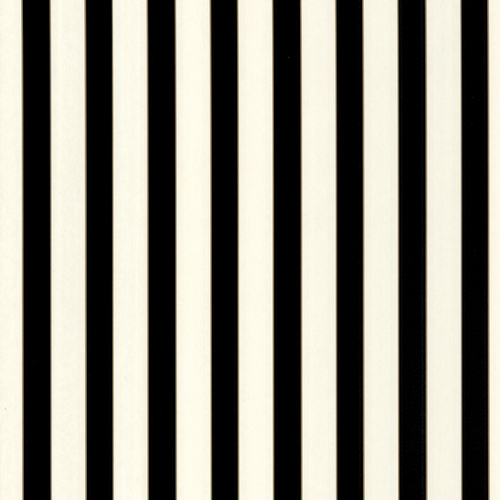
#> input picture Full_Images/Custom/banded_0009.jpg, 500 x 500 px, found by its file name; its folder holds 5 pictures in this run
$ jupyter execute --allow-errors Independent_Study.ipynb   (shell and % lines are left out)
#> lines starting #> are read from the running program, lines starting #| are printed output that depends on the picture; long printed decimals are rounded
<a href="https://colab.research.google.com/github/Babcock-R17/Image-Processing/blob/main/Independent_Study.ipynb" target="_parent"></a>

# TASKS

1. ToDo's
  * Watermark detection based on nonlinear optimization
  * Exploration of Blur kernal and watermark recovery for steganography and cryptography keys.
  * Increase accuracy on watermark removal and noise and blur
  * Add titles to images and create a streamlined reporting tool for EDA
2. Bugs...
  * if watermark is larger than image a value error may occur
    * to fix this I should just catch the error and set a new watermark image such that it is contained in the target image.
    * use try: except

# pip installs

[cell 1]
# Install pillow in order to import PIL

# Class Reference

Photo Class as Super

```python
class Photo():
  def __init__(self, fp, fname, image):
    self.__fp = fp
    self.__fname = fname
    self.__image = image.astype(np.float32)
    self.__shape = np.asarray(image).shape
    self.__title = fname
```
Image_Processing class as Child.
```python
class Image_Processing(Photo):
  def __init__(self, fp , fname, img):
    super().__init__(fp, fname, img)
    self.__blur = None
    self.__noise = None
    self.__kernel_size = (0, 0)
    self.__sigma_blur = None
    self.__sigma_noise = None
    self.__mean_noise = None
```

# Run Code for Classes

[cell 2]
# Coded by: Jasen Babcock Python 3.7 in Google Colab 03_04_2022
# Imports
from os import listdir
import os
from skimage import io, transform
import PIL
import matplotlib.pyplot as plt
import numpy as np
from typing import overload
import skimage as sk
from multiprocessing import SimpleQueue
from cv2 import cv2
import matplotlib.pyplot as plt


# Class objects
# Parent Class
class Photo():
  def __init__(self, fp, fname, image):
    self.__fp = fp
    self.__fname = fname
    self.__image = image.astype(np.float32)
    self.__shape = np.asarray(image).shape
    self.__title1 = fname


  @property
  def fp(self):
    return self.__fp
  @property
  def fname(self):
    return self.__fname
  @property
  def image(self):
    return self.__image
  @property
  def shape(self):
    return self.__shape
  @property
  def width(self):
    return self.__shape[0]
  @property
  def height(self):
    return self.__shape[1]
  # [7 lines left out: function channel, not called in this run]
  @property
  def title(self):
    return self.__title

  @fp.setter
  def fp(self, fp):
    self.__fp = fp
  @fname.setter
  def fname(self, fname):
    self.__fname = fname
  @image.setter
  def image(self, image):
    self.__image = image
  @shape.setter
  def shape(self, shape):
    self.__shape = shape
  @title.setter
  def title(self, title):
    self.__title = title


  # Class Methods
  # [4 lines left out: function describe, not called in this run]

  def add_to_book(self, book):
    book[self.__fname] = self

  def is_in_book(self, book):
    return self.__image in book.value

  # [6 lines left out: function show, not called in this run]

  @staticmethod
  def load(fp, fname):
#> called with fname = 'banded_0009.jpg'
    img = io.imread(os.path.join(fp, fname))
#> img is the input picture: shape (500, 500, 3); mean R, G, B 140.8, 138.2, 128
    return img
  @staticmethod
  def save(fp, fname, image_array):
    io.imsave(os.path.join(fp, fname), image_array)
  @staticmethod
  def show_array(image_array, title=""):
    %matplotlib inline
    io.title=title
    io.imshow(image_array.astype(np.uint8))
    plt.xlabel(io.title)
    io.show()
  # [13 lines left out: function show_multiple, not called in this run]


# Child class
class Image_Processing(Photo):
  def __init__(self, fp , fname, img):
    super().__init__(fp, fname, img)
    self.__blur = None
    self.__noise = None
    self.__kernel_size = (0, 0)
    self.__sigma_blur = None
    self.__sigma_noise = None
    self.__mean_noise = None

  @property
  def blur(self):
    return self.__blur
  @property
  def noise(self):
    return self.__noise
  @property
  def kernel_size(self):
    return self.__kernel_size
  @property
  def sigma_blur(self):
    return self.__sigma_blur
  @property
  def mean_noise(self):
    return self.__mean_noise
  @property
  def sigma_noise(self):
    return self.__sigma_noise

  @kernel_size.setter
  def kernel_size(self, ksize):
    self.__kernel_size = ksize
  @sigma_blur.setter
  def sigma_blur(self, sigma_blur):
    self.__sigma_blur = sigma_blur
  @mean_noise.setter
  def mean_noise(self, mean_blur):
    self.__mean_blur = mean_blur
  @sigma_noise.setter
  def sigma_noise(self):
    self.__sigma_noise = sigma_noise


  # Class Methods
  def blur_img(self, ksize, sigma_blur):
    self.kernel_size = ksize
    self.sigma_blur = sigma_blur
    blur = cv2.GaussianBlur(self.image, self.kernel_size, sigmaX=self.sigma_blur,
                       sigmaY=self.sigma_blur, borderType=cv2.BORDER_CONSTANT)
    self.__blur = Photo(fp=self.fp, fname="blured_"+self.fname, image=blur)

  def noise_img(self, mean_noise, sigma_noise):
    self.__mean_noise = mean_noise
    self.__sigma_noise = sigma_noise
    __n = np.random.normal(self.mean_noise, self.sigma_noise, self.shape)
    self.__noise = Photo(fp=self.fp, fname="noised_"+self.fname, image=__n)

  # [27 lines left out: function alpha_blend_watermark, not called in this run]

# Driver for my Image processing tasks

[cell 3]
# Mount Google Colab to load in images.
from google.colab import drive
drive.mount('/gdrive')

# Get file paths
workspace_path = '/gdrive/MyDrive/Independent_Study/'
#> (the rest of this cell did not finish here and is left out)

## Defining my folder paths and image names

[cell 4]
# Set file paths
## Image file Path
img_path = os.path.join(workspace_path, "Full_Images/Custom")
image_names = listdir(img_path)

print("Images from {} loaded into book \nImages loaded are {}".format(img_path, image_names))

[cell 5]
## Watermark file path
water_path = os.path.join(workspace_path, "Watermarks/")
#> (the rest of this cell did not finish here and is left out)

## Forms to explore Images

[cell 6]
import matplotlib
#@title Select an Image {display-mode: "form", run: "auto"}
#@markdown ---
select_image = 'banded_0009.jpg' #@param ['knitted_0175.jpg', 'striped_0088.jpg', 'banded_0009.jpg', 'fibrous_0035.jpg', 'chequered_0121.jpg']
select_watermark = 'water_mark_bbb_watercolor_spray.png' #@param ['water_mark_bbb_watercolor_spray.png', 'water_mark_text.png', 'ewuSIAM_logo.png', 'water_mark_blue_brush.png']
#@markdown ---

# loads a photo from the file path and file name
## creating an Image_Processing Object
img = Photo.load(fp=img_path, fname=select_image)
img = Image_Processing(fp=img_path, fname=select_image, img=img)

## initialize each channel
sp = lambda image: [ image[:,:,ch] for ch in range(image.shape[2]) ]

blue, green, red = sp(img.image)
zeros = np.zeros(blue.shape, np.uint8)

blueBGR = np.stack([blue,zeros,zeros], axis=2).astype(np.uint8)
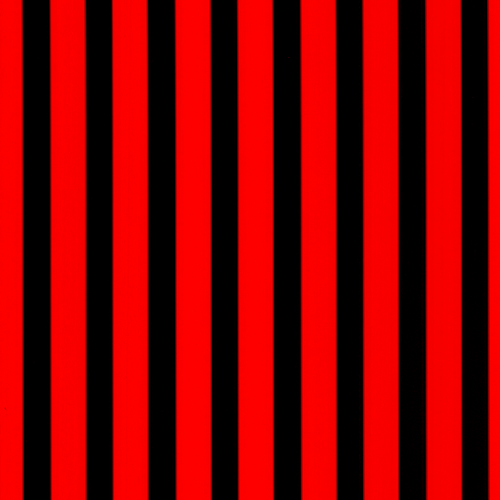
#> blueBGR: shape (500, 500, 3); mean of channels 0, 1, 2 140.8, 0, 0; drawn as R, G, B
greenBGR = np.stack([zeros,green,zeros], axis=2).astype(np.uint8)
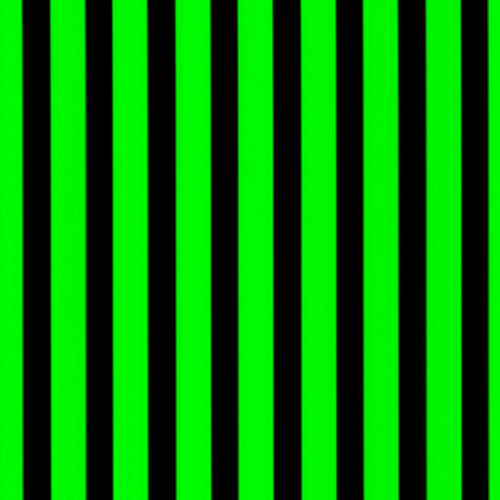
#> greenBGR: shape (500, 500, 3); mean of channels 0, 1, 2 0, 138.2, 0; drawn as R, G, B
redBGR = np.stack([zeros,zeros,red], axis=2).astype(np.uint8)
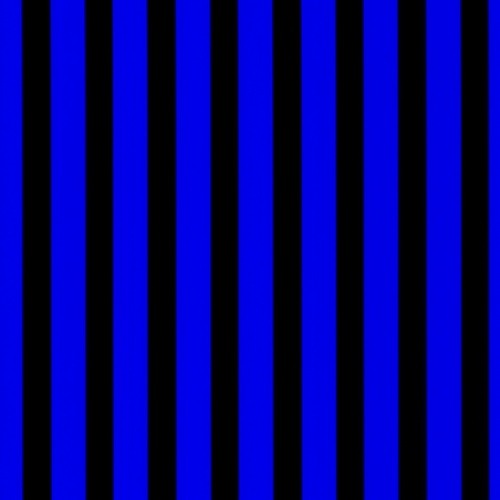
#> redBGR: shape (500, 500, 3); mean of channels 0, 1, 2 0, 0, 128; drawn as R, G, B


import matplotlib.pyplot as plt
# Define Data
fig = plt.figure()
plt.xlabel("Blue, Green, Red channels for the selected image")
plt.imshow( np.hstack((redBGR, greenBGR, blueBGR )))
plt.show()
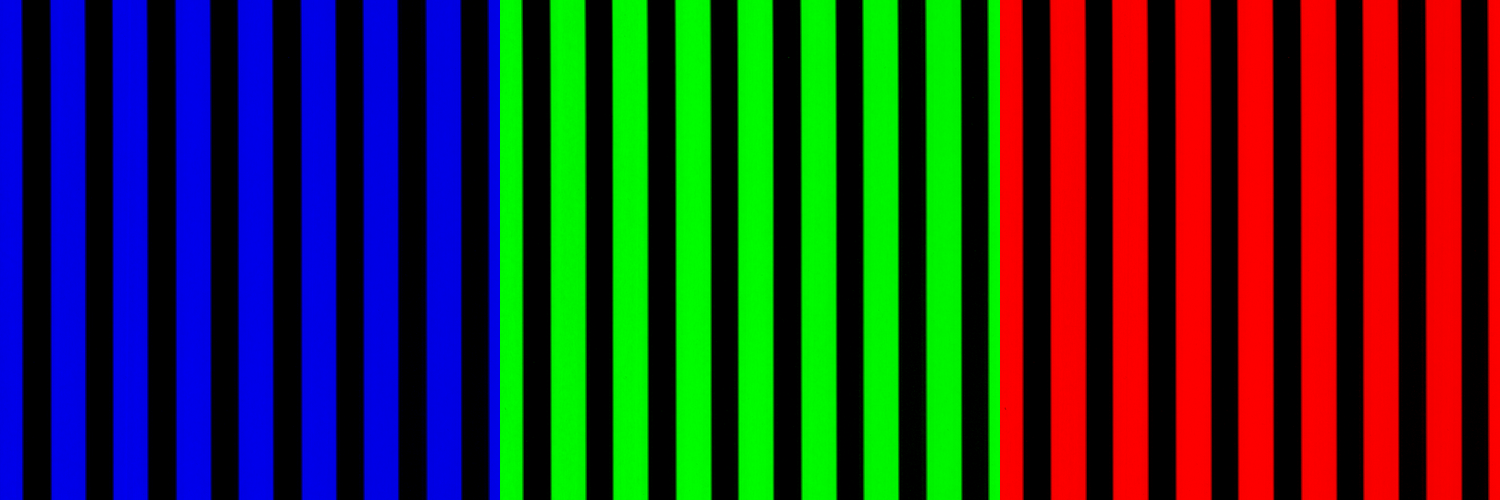
#> shown: shape (500, 1500, 3); mean R, G, B 46.9, 46.1, 42.7


# loads a photo from the file path and file name
## creating an Image_Processing Object
#> (the rest of this cell did not finish here and is left out)

watermark = Image_Processing(fp=water_path, fname=select_watermark, img=watermark)


## initialize each channel
sp = lambda xf: [ xf[:,:,ch] for ch in range(xf.shape[2]) ]

blue1, green1, red1, alpha = sp(watermark.image/255)
zeros = np.zeros(blue1.shape, np.uint8)

blueBGRA = np.stack([blue1,zeros,zeros,zeros], axis=2).astype(np.uint8)
greenBGRA = np.stack([zeros,green1,zeros,zeros], axis=2).astype(np.uint8)
redBGRA = np.stack([zeros,zeros,red1,zeros], axis=2).astype(np.uint8)
alphaBGRA = np.stack([zeros,zeros,zeros, alpha], axis=2).astype(np.uint8)

io.imshow( np.concatenate((255*blueBGRA, 255*greenBGRA, 255*redBGRA, 255*alphaBGRA ), axis=1, dtype=np.uint8 ))
io.title = "Blue, Green, Red channels for the selected image"
plt.xlabel(io.title)
io.show()

[cell 7]
#@title Select Parameters { display-mode: "form", run: "auto" }
#@markdown ---
#@markdown Set Processing parameters
Image_Blur_Deviation = 2  #@param {type: "slider", min: 0, max: 4, step: 1}
#> Image_Blur_Deviation = 2
kernel_size =  7#@param {type:"slider", min:1, max:11, step:2}
mean_noise = 0 #@param {type: "number"}
sigma_noise = 1.2 #@param {type:"slider", min:0, max:4, step:0.1}
#@markdown Boarder Color
red = 50 #@param {type:"slider", min:0, max:255, step:1}
green = 50 #@param {type:"slider", min:0, max:255, step:1}
blue = 50 #@param {type:"slider", min:0, max:255, step:1}
#@markdown Boarder Thickness
boarder_thickness = 38 #@param {type:"slider", min:0, max:100, step:1}
#@markdown ---

print("Set the following...\n Blur_deviation: {}\n Kernel Size: {}".format(Image_Blur_Deviation, (kernel_size, kernel_size) ))
#> (printed output is left out)

img.blur_img((kernel_size, kernel_size), Image_Blur_Deviation)

# Setting noise levels
img.noise_img(mean_noise, sigma_noise) # noise image is set.

# Setting Blurred image + Noise
img_model = img.blur.image + img.noise.image
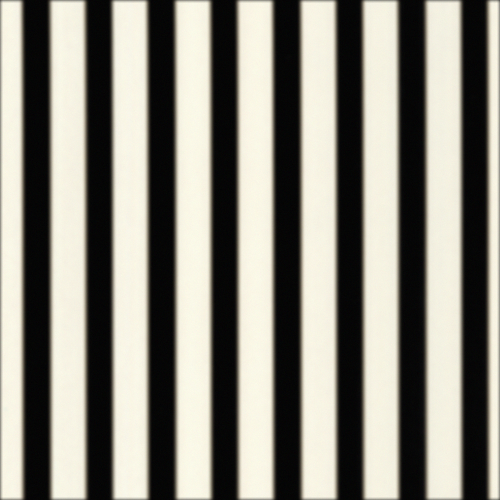
#> img_model: shape (500, 500, 3) float32; mean of channels 0, 1, 2 139.8, 137.2, 127.1; drawn with min black and max white


value = [red, green, blue]  # RGB color value

'''
top: It is the border width in number of pixels in top direction.
bottom: It is the border width in number of pixels in bottom direction.
left: It is the border width in number of pixels in left direction.
right: It is the border width in number of pixels in right direction.
'''
boarder = lambda value, bt, imgs: [ cv2.copyMakeBorder(i, bt, bt, int(bt/4), int(bt/4), cv2.BORDER_CONSTANT, value=value) for i in imgs ]
x = [img.image, img.blur.image, img.noise.image, img_model]
x = boarder(value, boarder_thickness, x)
#> x = 4 items
image_band = np.concatenate(x, axis=1)
Photo.show_array(image_band,title="Original Image, Image Blurred, Additive Noise, Result kx+e")
#> in show_array, `io.show()`:
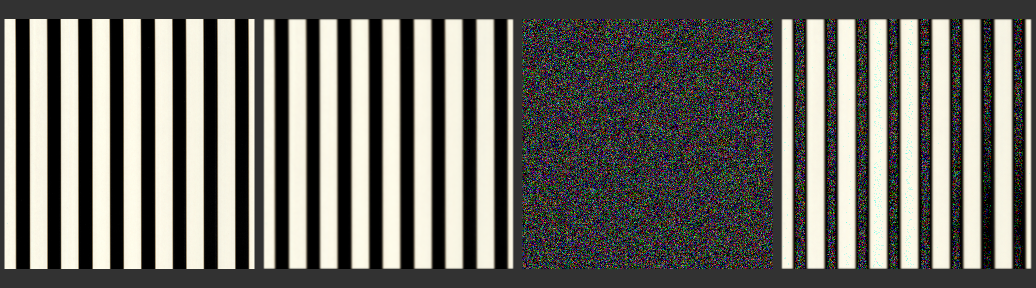
#> shown: shape (576, 2072, 3) (shown at 1/2 size); mean R, G, B 109.1, 107.5, 101.3

Add watermark and a form field to explore all combonations

[cell 8]
#@title Add a Watermark with Parameters { display-mode: "form", run: "auto" }
#@markdown alpha level to blend in watermark
alpha = 0.01 #@param {type:"slider", min:0, max:1, step:0.01}
#@markdown size level to transform watermark
size_param = 0.22 #@param {type:"slider", min:0, max:1, step:0.01}
#@markdown sy is percent location accros y-axis

#@markdown sx is percent location accros x-axis
sy = 0.8 #@param {type:"slider", min:0, max:1, step:0.01}
sx = 0.59 #@param {type:"slider", min:0, max:1, step:0.01}
#@markdown ---

# Adding watermark...
#> (the rest of this cell did not finish here and is left out)

[cell 9]
#@title Blurring and Noise the Composite Image { display-mode: "form", run: "auto" }
#@markdown ---
#@markdown Set Processing parameters
Image_Blur_Deviation = 3  #@param {type: "slider", min: 0, max: 4, step: 1}
kernel_size = 11 #@param {type:"slider", min:1, max:11, step:2}
mean_noise = 0 #@param {type: "number"}
sigma_noise = 0.5 #@param {type:"slider", min:0, max:4, step:0.1}
#@markdown Boarder Color
red = 0 #@param {type:"slider", min:0, max:255, step:1}
green = 0 #@param {type:"slider", min:0, max:255, step:1}
blue = 0 #@param {type:"slider", min:0, max:255, step:1}
#@markdown Boarder Thickness
boarder_thickness = 16 #@param {type:"slider", min:0, max:100, step:1}
#@markdown ---

print("Set the following...\n Blur_deviation: {}\n Kernel Size: {}".format(Image_Blur_Deviation, (kernel_size, kernel_size) ))

#> (the rest of this cell did not finish here and is left out)

# Testing how to remove a watermark

[cell 10]
from skimage import color

#> (the rest of this cell did not finish here and is left out)

# work on getting my BLUE for image restoration

[cell 11]
from skimage import color

#> (the rest of this cell did not finish here and is left out)

# Try fft analysis instead
 Checking the red channel only

[cell 12]
from scipy.fftpack import fft
import scipy as sp

# [30 lines left out: functions threshold_filter, get_h_RGB, not called in this run]

## initialize each channel
#> (the rest of this cell did not finish here and is left out)

# Testing some Concepts with the truncated svd
* Exploring possible uses of sensitivity analysis using svd convepts and bootstrapping concepts for Statistical analysis of filter response.

[cell 13]
from skimage import color
from skimage import io
import sklearn.decomposition as skd
import pandas as pd


test = img.blur.image


BLUR = img.blur.image
NOISE = img.noise.image
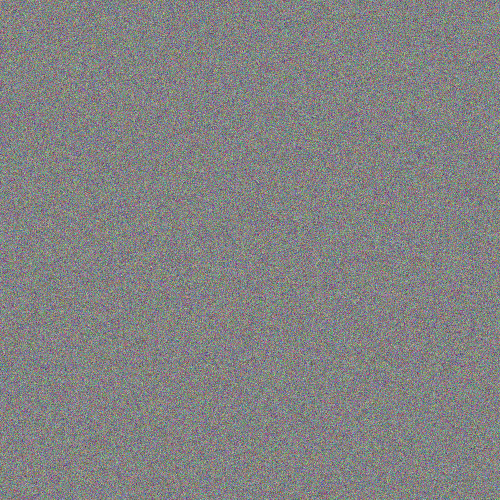
#> NOISE: shape (500, 500, 3) float32; mean of channels 0, 1, 2 0.00342, 0.00396, 0.000263; drawn with min black and max white

test = test[0:10, 0:10]
img_tester  = Image_Processing(" "," ", test)
imgBWO = color.rgb2gray(test)

## Show imgbwO
Photo.show_array(imgBWO)
#> call 2 of show_array, with image_array = array of shape (10, 10), title = ''
#> in show_array (call 2), `io.show()`:
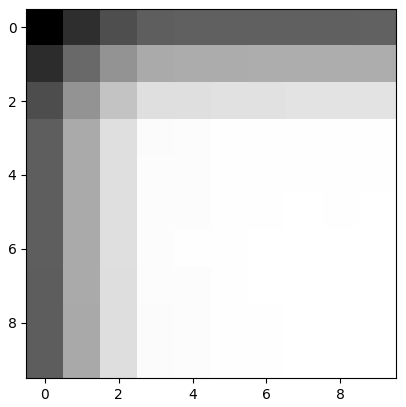
#> figure drawn by matplotlib, 1 panel
k_noise =[]
sol = []
for i in range(10):
  img_tester.noise_img(mean_noise, sigma_noise+np.random.random())
  imgBW = (color.rgb2gray(img_tester.image) + color.rgb2gray(img_tester.noise.image))/255
  n,m = imgBW.shape
  imgBW = imgBW.reshape((n*m,1))
  kn = color.rgb2gray(img_tester.noise.image)
  kn = kn.reshape((m*n,1))
  sol.append(255*imgBW)
  k_noise.append(kn)
#> after the loop, k_noise = 10 items; sol = 10 items

## show sol as image vectorized and random noise added.
Photo.show_array(np.concatenate(sol, axis=1))
#> call 3 of show_array, with image_array = array of shape (100, 10), title = ''
#> in show_array (call 3), `io.show()`:
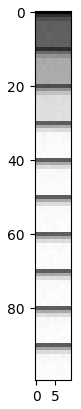
#> figure drawn by matplotlib, 1 panel

trials = np.asarray(sol)
mean = trials.mean(axis=0)
#> mean = 100 values, max 250.5 at index 67, min 91.25 at index 0, mean 216.8


x_hat = trials - mean*np.ones(trials.shape)
x_hat = x_hat[:,:,0]


trsvd = skd.TruncatedSVD(n_components=15)

transformed = 255*trsvd.fit_transform(x_hat)
temp = [k_noise[i].reshape(m,n) for i in range(len(k_noise))]
#> temp = 10 items
temp.append(transformed)
temp = list(reversed(temp))
#> temp = 11 items


## show svd decomp of image followed by all the random noised images.
Photo.show_array(np.hstack( temp ) )

## Show original bwo and the difference of original - transformed.
Photo.show_array(np.hstack([255*imgBWO, 255*imgBWO - transformed]))
print(np.linalg.norm(255*imgBWO - transformed))
#| 563197.847
print(np.max(transformed),np.max(np.asarray(imgBWO )) )
#| 1831.121 250.423

## show svd decomp of original
Photo.show_array(temp[0].reshape(m,n))
#> in show_array (call 6), `io.show()`:
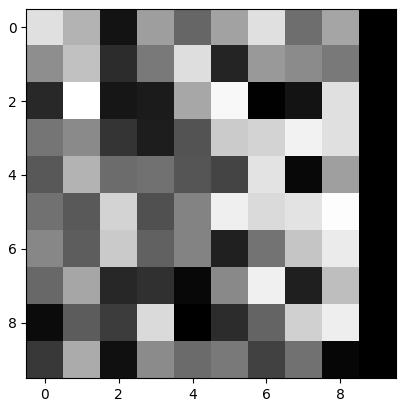
#> figure drawn by matplotlib, 1 panel
